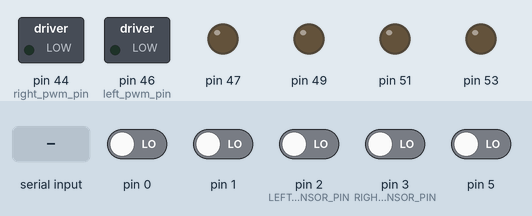
A sketch run on a simulated Arduino Mega 2560, built with avr-gcc and run on an emulated ATmega2560. Shown: switched loads named in the sketch (green lamp = pin HIGH), output pins drawn as LEDs (lit = HIGH). The inputs (shaded band) are chosen by the test bench; at power-on: pin 0, pin 1, pin 2 (LEFT_SENSOR_PIN), pin 3 (RIGHT_SENSOR_PIN), pin 5 LOW.

Above: at 1.2 s.
1.3 s: "r\n" received over the second serial link
At 2.7 s:
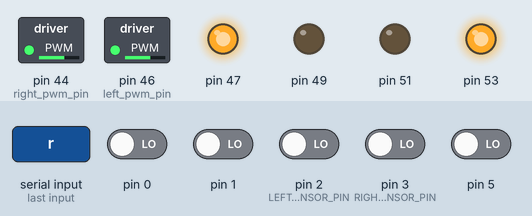
4.3 s: "+\n" received over the second serial link
At 5.2 s:
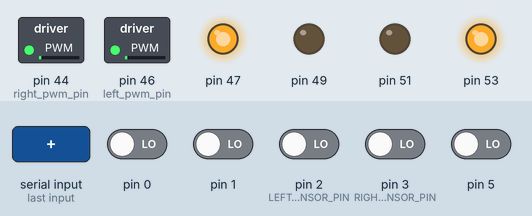
6.0 s: "*\n" received over the second serial link
At 7.7 s:
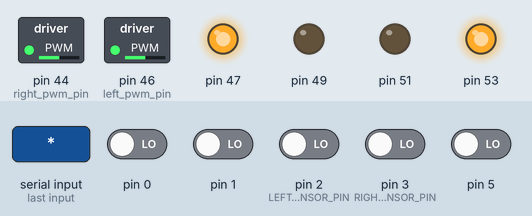
8.0 s: "m\n" received over the second serial link
At 9.4 s:
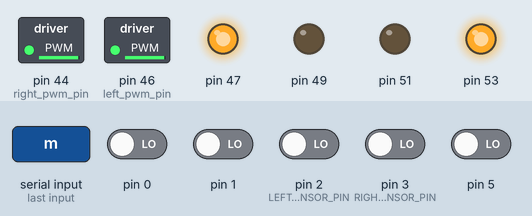
10.0 s: "/\n" received over the second serial link
At 11.0 s:
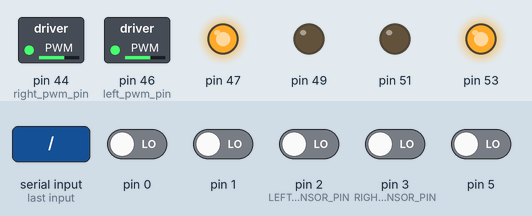
Timing chart, 0 to 13.0 s (numbered marks = the images above; inputs shaded):
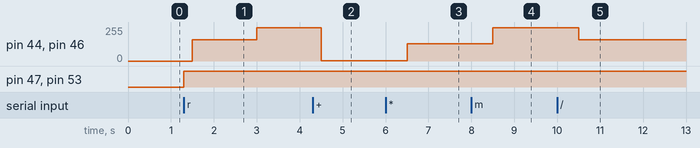

The sketch:

sketch.ino
```cpp
#include <TimerOne.h>

typedef unsigned long ULONG;

// motor speed sensor pins
const byte LEFT_SENSOR_PIN = PINE4; // Arduino pin 2
const byte RIGHT_SENSOR_PIN = PINE5; // Arduino pin 3
#define SENSOR_PORT PINE // Do not use "const byte" here, it's not work

const int left_pwm_pin = 46;
const int right_pwm_pin = 44;

class OpticalSensor {
 private:
  volatile ULONG cnt_ = 0;
  volatile ULONG white_cnt_ = 0;
  int pin_;

 public:
  OpticalSensor(int pin);

  ULONG Get();
  void Clear();
  void Check();
};

struct SPid {
  long dState;                  // Last position input
  long iState;                  // Integrator state
  long iMax, iMin;

  // 1/65536 == 0,000015
  //  1/8192 == 0,00012
  //    1/64 == 0,015625

  // Maximum and minimum allowable integrator state
  long iGain,        // integral gain (0.0001 .. 0.01) ( * 1-64  / 8192)
       pGain,        // proportional gain (1 .. 100)
       dGain;        // derivative gain (<= 1.0) ( * 1-256 / 256)

  SPid():
    iGain(long(1.0*65536)), pGain(long(1.0*65536)), dGain(long(0.0*65536)) {
    //iGain(long(0.95*65536)), pGain(long(2.7*65536)), dGain(long(0.002*65536)) {
    Init();
  }

  void Init() {
    dState = 0;
    iState = 160; // magic value for smooth start
    iMin = 0;
    iMax = 255;
  }

  long UpdatePID(long error, long position);
};


long req_speed = 0;
uint16_t call_cnt = 0;

boolean should_update_pid = false;

OpticalSensor LeftSensor(LEFT_SENSOR_PIN);
OpticalSensor RightSensor(RIGHT_SENSOR_PIN);

SPid LeftPid;
SPid RightPid;

void Init() {
  LeftPid.Init();
  RightPid.Init();
  LeftSensor.Clear();
  RightSensor.Clear();
}

OpticalSensor::OpticalSensor(int pin)
  : pin_(pin) {
}

void OpticalSensor::Check() {
  if (SENSOR_PORT & _BV(pin_)) { // white zone on encoder
    white_cnt_++;
    if (white_cnt_ == 3) // just one time for zone
      cnt_++;
  }
  else
    white_cnt_ = 0;
}

ULONG OpticalSensor::Get() {
  noInterrupts();
  ULONG res = cnt_;
  interrupts();
  return res;
}

void OpticalSensor::Clear() {
  noInterrupts();
  cnt_ = 0;
  interrupts();
}

long SPid::UpdatePID(long error, long position) {
  iState += error;          // calculate the integral state with appropriate limiting
  if (iState > iMax)
      iState = iMax;
  else if (iState < iMin)
      iState = iMin;

  long res = pGain * error +  // calculate the proportional term
             iGain * iState - // calculate the integral term
             dGain * (position - dState); // сумматор 2
  res /= 65536;

  dState = position;
  return res;
}

void on_tmr() { // called every 500us
  LeftSensor.Check();
  RightSensor.Check();

  call_cnt++;
  if (call_cnt == 1000) {
    should_update_pid = true; // every 500ms
    call_cnt = 0;
  }
}

void go(bool fwd) {
  digitalWrite(51, !fwd);
  digitalWrite(53, fwd);
  digitalWrite(47, fwd);
  digitalWrite(49, !fwd);
}

void setup() {
  Timer1.initialize(500); // in us
  Timer1.attachInterrupt(on_tmr);
  //Serial.begin(115200);
  Serial3.begin(38400); // to HC-06
  Serial3.println("Bluetooth started!");

  // left pins
  pinMode(left_pwm_pin, OUTPUT);
  pinMode(51, OUTPUT);
  pinMode(53, OUTPUT);
  // left forward
  analogWrite(left_pwm_pin, 0);

  // right pins
  pinMode(right_pwm_pin, OUTPUT);
  pinMode(47, OUTPUT);
  pinMode(49, OUTPUT);
  // right forward
  analogWrite(right_pwm_pin, 0);

  Init();

  Serial3.print(255); // begin marker
  Serial3.print(" ");
  Serial3.print(255);
  Serial3.print("\n");
}

byte _pwm = 0;
int loop_cnt = 0;

void ctrl() {
  if (Serial3.available() > 0) {
    char c = Serial3.read();
    if (c == 'r') { // run
      req_speed = 120; // max at this freq
      _pwm = 0;
      loop_cnt = 0;
      go(true); // forward
      Serial3.println("Ok, run");
    }
    else if (c == 'm') { // middle == run slow
      req_speed = 80;
      _pwm = 0;
      Serial3.println("Ok, slow run");
    }
    else if (c == 's') { // stop
      req_speed = 0;
      _pwm = 0;
      Serial3.println("Ok, stop");
    }
    else if (c == 'd') { // debug
      Serial3.print(LeftPid.iState);
      Serial3.print(" ");
      Serial3.print(RightPid.iState);
      Serial3.print("\n");
    }
    else { // loopback
      Serial3.print("Ok, cmd: ");
      Serial3.println(c);
    }

    if (c == '+' && _pwm < 255)
      _pwm ++;
    if (c == '-' && _pwm > 0)
      _pwm --;
    if (c == '*')
      _pwm = 128;
    if (c == '/')
      _pwm = 160;
    if (c == '\\')
      _pwm = 225;
    if (c == '#')
      _pwm = 255;
  }
}

void LimitValue(long &act) {
  if (act < 0)
    act = 0; // min pwm val for motor
  if (act > 250)
    act = 250;
}

void loop() {
  ctrl();
  if (!should_update_pid)
    return;

  // every 500ms
  should_update_pid = false;

  if (req_speed == 0 && !_pwm) {
    analogWrite(left_pwm_pin, 0);
    analogWrite(right_pwm_pin, 0);
    return;
  }

  ULONG ls = LeftSensor.Get(); // real speed
  ULONG rs = RightSensor.Get();
  LeftSensor.Clear();
  RightSensor.Clear();

  if (_pwm) {
    analogWrite(left_pwm_pin, _pwm);
    analogWrite(right_pwm_pin, _pwm);
    Serial3.print(_pwm);
    Serial3.print(" ");
    Serial3.print(ls);
    Serial3.print(" ");
    Serial3.println(rs);
    return;
  }

  loop_cnt++;

  if (loop_cnt == 25) { // more than 3s
    go(false); // backward
    analogWrite(left_pwm_pin, 0);
    analogWrite(right_pwm_pin, 0);
    Init();
    return;
  }
  else if (loop_cnt > 50) { // more than 6s
    go(true); // forward
    req_speed = 0; // stop!
    return;
  }

  const int thres = 4;
  if (loop_cnt < thres ||
     (loop_cnt > 25 && loop_cnt < 25 + thres)) {
    analogWrite(left_pwm_pin, 160);
    analogWrite(right_pwm_pin, 160);
    Serial3.print("Diff lock - ");
  }
  else { // diff lock ;)
    long lact = LeftPid.UpdatePID(
               req_speed - ls, // sum 1
               ls); // AVR PWM should work in range 0 - 255
    long ract = RightPid.UpdatePID(
               req_speed - rs, // sum 1
               rs); // AVR PWM should work in range 0 - 255

    Serial3.print(lact);
    LimitValue(lact);

    Serial3.print(" ");
    Serial3.print(ract);
    LimitValue(ract);

    analogWrite(left_pwm_pin, lact);
    analogWrite(right_pwm_pin, ract);
  }

  Serial3.print(" s: ");
  Serial3.print(ls);
  Serial3.print(" ");
  Serial3.println(rs);
}
```

Measured:
- after the input at 1.3 s, pin 44 (right_pwm_pin), pin 46 (left_pwm_pin): 0/255 → 160/255 after 0.20 s, → 250/255 1.5 s later; pin 47, pin 53: LOW → HIGH at once
- after the input at 4.3 s, pin 44 (right_pwm_pin), pin 46 (left_pwm_pin): 250/255 → 1/255 after 0.20 s
- after the input at 6.0 s, pin 44 (right_pwm_pin), pin 46 (left_pwm_pin): 1/255 → 128/255 after 0.50 s
- after the input at 8.0 s, pin 44 (right_pwm_pin), pin 46 (left_pwm_pin): 128/255 → 250/255 after 0.50 s
- after the input at 10.0 s, pin 44 (right_pwm_pin), pin 46 (left_pwm_pin): 250/255 → 160/255 after 0.50 s
